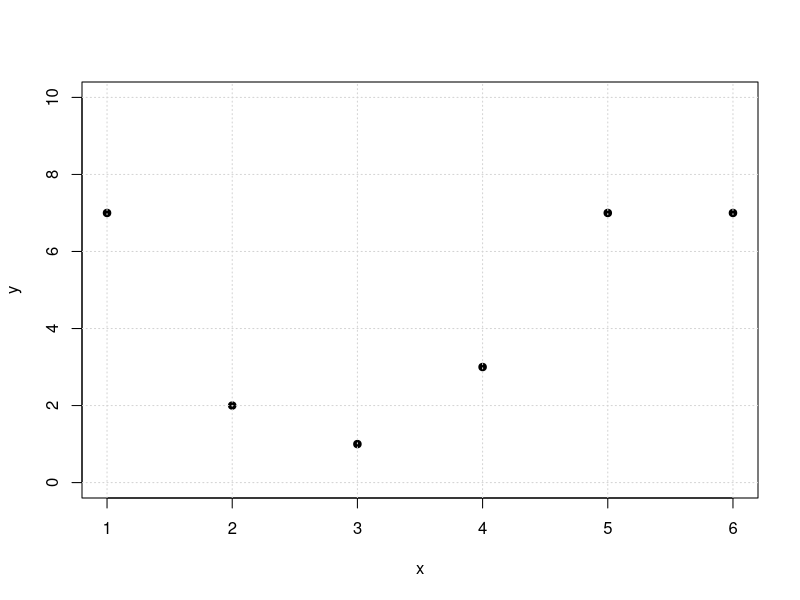
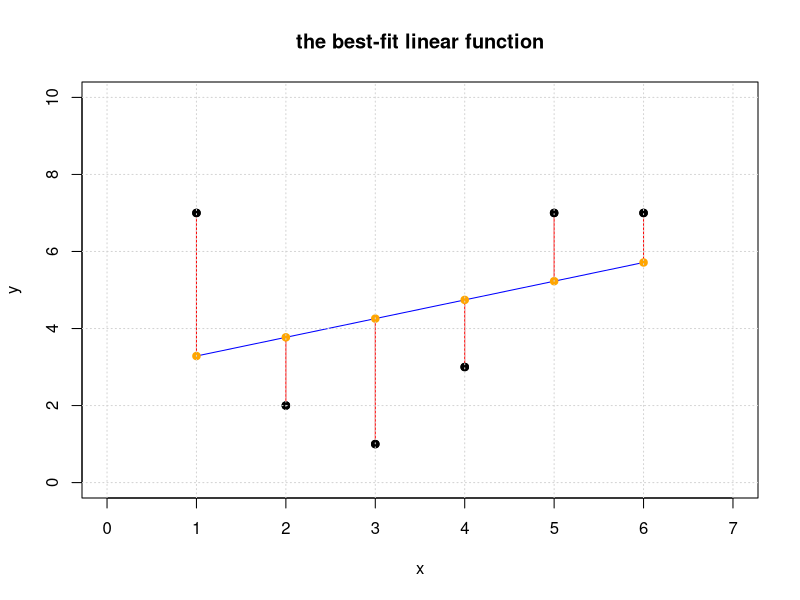
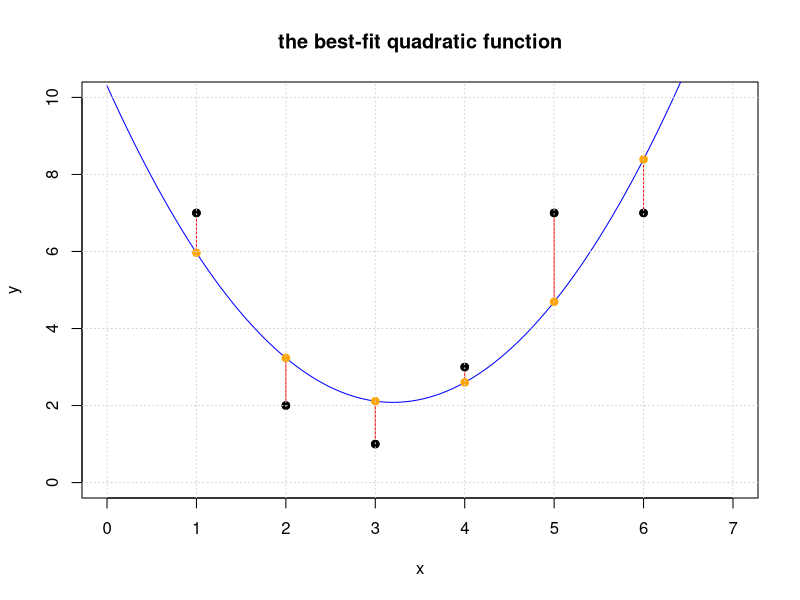

R code for these plots, in order:
## ---- chunk 1
require(pracma)
## ---- chunk 2
A = cbind(c(1,0,1,2),c(2,1,2,1))  # the matrix A
v = c(3,5,9,9)  # the vector to be projected

# the normal equations (just to look at)
t(A)%*%A  
t(A)%*%v

# solve the normal equations
xhat = solve(t(A)%*%A,t(A)%*%v)  # solve(A,b) solves Ax = b
xhat

# get the projected vector
vhat = A %*% xhat
vhat

# residual and its length
r = v - vhat
sqrt(dot(r,r))

# confirming that r is in the orthogonal complement
t(A) %*% r
## ---- chunk 3
A = cbind(c(1,1,0),c(1,2,-1))
b = c(1,1,3)
Ab = cbind(A,b)
Ab
rref(Ab)
## ---- chunk 4
t(A) %*% A
t(A) %*% b
## ---- chunk 5
(xhat = solve(t(A) %*% A, t(A) %*% b))
## ---- chunk 6
(bhat = A %*% xhat)
## ---- chunk 7
(r = b - bhat)
sqrt(t(r) %*% r)
## ---- chunk 8
t(A) %*% r
## ---- chunk 9
# Given: the matrix A
A = cbind(c(1,1,0),c(1,2,-1))
# Given: the target vector b
b = c(1,1,3)

#solve the normal equation
(xhat = solve(t(A) %*% A, t(A) %*% b))

# find the projection
(bhat = A %*% xhat)

# find the residual vector
(r = b - bhat)

# check that z is orthogonal to Col(A)
t(A) %*% r

# measure the distance between bhat and b
sqrt( t(r) %*% r)
## ---- chunk 10
x = c(1,2,3,4,5,6)
y = c(7,2,1,3,7,7)
plot(x,y,pch=19,ylim=c(0,10))
grid()
## ---- chunk 11
(A = cbind(x^0,x))
## ---- chunk 12
t(A) %*% A
t(A) %*% y
## ---- chunk 13
(xhat = solve(t(A) %*% A, t(A) %*% y))
## ---- chunk 14

#plot the original set of points
plot(x,y,pch=19,xlim=c(0,7),ylim=c(0,10), main='the best-fit linear function')

# generate points for the fitted line and plot it
tt = seq(1,6,len=100)  
lines(tt,xhat[1]+xhat[2]*tt,col='blue')

# get yhat
yhat = A %*% xhat

# add the residuals to the plot
for (i in 1:length(x)) {
  lines(c(x[i],x[i]),c(y[i],yhat[i]), col='red')
}

#add yhat to the plot
points(x,yhat,pch=19,col='orange')

#put the original points back on the plot last so we can see them 
points(x,y,pch=19,col="black")
grid()
## ---- chunk 15
yhat = A %*% xhat
r = y - yhat
res=cbind(y,yhat,r)
colnames(res) = c("y","yhat","r")
res
t(A) %*% r
sqrt(t(r) %*% r)
## ---- chunk 16
(A = cbind(x^0,x,x^2))
## ---- chunk 17
t(A) %*% A
t(A) %*% y
## ---- chunk 18
(xhat = solve(t(A) %*% A, t(A) %*% y))
## ---- chunk 19

#plot the original set of points
plot(x,y,pch=19,xlim=c(0,7),ylim=c(0,10), main='the best-fit quadratic function')

# generate points for the fitted line and plot it
tt = seq(0,7,len=100)  
lines(tt,xhat[1]+xhat[2]*tt+xhat[3]*tt^2,col='blue')

# get yhat
yhat = A %*% xhat

# add the residuals to the plot
for (i in 1:length(x)) {
  lines(c(x[i],x[i]),c(y[i],yhat[i]), col='red')
}

#add yhat to the plot
points(x,yhat,pch=19,col='orange')

#put the original points back on the plot last so we can see them 
points(x,y,pch=19,col="black")
grid()
## ---- chunk 20
yhat = A %*% xhat
r = y - yhat
res=cbind(y,yhat,r)
colnames(res) = c("y","yhat","r")
res
t(A) %*% r
sqrt(t(r) %*% r)
